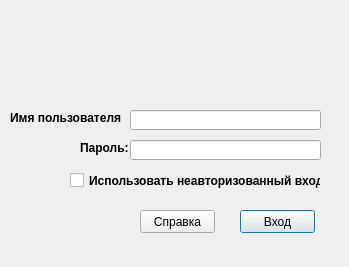
<?xml version="1.0" encoding="UTF-8"?>
<ui version="4.0">
 <class>LoginWindow</class>
 <widget class="QDialog" name="LoginWindow">
  <property name="geometry">
   <rect>
    <x>0</x>
    <y>0</y>
    <width>349</width>
    <height>267</height>
   </rect>
  </property>
  <property name="maximumSize">
   <size>
    <width>349</width>
    <height>267</height>
   </size>
  </property>
  <property name="windowTitle">
   <string>Авторизация</string>
  </property>
  <widget class="QLabel" name="fon">
   <property name="geometry">
    <rect>
     <x>0</x>
     <y>0</y>
     <width>349</width>
     <height>267</height>
    </rect>
   </property>
   <property name="text">
    <string/>
   </property>
   <property name="pixmap">
    <pixmap resource="res.qrc">:/login.jpg</pixmap>
   </property>
   <property name="scaledContents">
    <bool>false</bool>
   </property>
  </widget>
  <widget class="QLineEdit" name="loginEdit">
   <property name="geometry">
    <rect>
     <x>130</x>
     <y>110</y>
     <width>191</width>
     <height>20</height>
    </rect>
   </property>
  </widget>
  <widget class="QLabel" name="username">
   <property name="geometry">
    <rect>
     <x>10</x>
     <y>110</y>
     <width>111</width>
     <height>16</height>
    </rect>
   </property>
   <property name="font">
    <font>
     <weight>75</weight>
     <bold>true</bold>
    </font>
   </property>
   <property name="text">
    <string>Имя пользователя:</string>
   </property>
  </widget>
  <widget class="QLabel" name="password">
   <property name="geometry">
    <rect>
     <x>80</x>
     <y>140</y>
     <width>51</width>
     <height>16</height>
    </rect>
   </property>
   <property name="font">
    <font>
     <weight>75</weight>
     <bold>true</bold>
    </font>
   </property>
   <property name="text">
    <string>Пароль:</string>
   </property>
  </widget>
  <widget class="QLineEdit" name="passwdEdit">
   <property name="geometry">
    <rect>
     <x>130</x>
     <y>140</y>
     <width>191</width>
     <height>20</height>
    </rect>
   </property>
   <property name="inputMask">
    <string/>
   </property>
   <property name="text">
    <string/>
   </property>
   <property name="echoMode">
    <enum>QLineEdit::Password</enum>
   </property>
  </widget>
  <widget class="QCheckBox" name="checkBox">
   <property name="geometry">
    <rect>
     <x>70</x>
     <y>170</y>
     <width>251</width>
     <height>21</height>
    </rect>
   </property>
   <property name="font">
    <font>
     <weight>75</weight>
     <bold>true</bold>
    </font>
   </property>
   <property name="text">
    <string>Использовать неавторизованный вход</string>
   </property>
  </widget>
  <widget class="QPushButton" name="enterButton">
   <property name="geometry">
    <rect>
     <x>240</x>
     <y>210</y>
     <width>75</width>
     <height>23</height>
    </rect>
   </property>
   <property name="text">
    <string>Вход</string>
   </property>
  </widget>
  <widget class="QPushButton" name="helpButton">
   <property name="geometry">
    <rect>
     <x>140</x>
     <y>210</y>
     <width>75</width>
     <height>23</height>
    </rect>
   </property>
   <property name="text">
    <string>Справка</string>
   </property>
  </widget>
 </widget>
 <resources>
  <include location="res.qrc"/>
 </resources>
 <connections/>
</ui>
